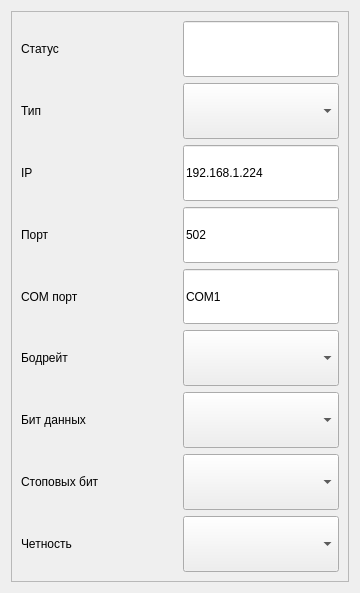
<?xml version="1.0" encoding="UTF-8"?>
<ui version="4.0">
 <class>fscpi_settings</class>
 <widget class="QWidget" name="fscpi_settings">
  <property name="geometry">
   <rect>
    <x>0</x>
    <y>0</y>
    <width>360</width>
    <height>593</height>
   </rect>
  </property>
  <property name="sizePolicy">
   <sizepolicy hsizetype="MinimumExpanding" vsizetype="MinimumExpanding">
    <horstretch>80</horstretch>
    <verstretch>45</verstretch>
   </sizepolicy>
  </property>
  <property name="minimumSize">
   <size>
    <width>200</width>
    <height>100</height>
   </size>
  </property>
  <property name="maximumSize">
   <size>
    <width>1000</width>
    <height>852</height>
   </size>
  </property>
  <property name="windowTitle">
   <string>Настройки</string>
  </property>
  <layout class="QGridLayout" name="gridLayout">
   <item row="0" column="0">
    <widget class="QScrollArea" name="scrollArea">
     <property name="widgetResizable">
      <bool>true</bool>
     </property>
     <widget class="QWidget" name="scrollAreaWidgetContents">
      <property name="geometry">
       <rect>
        <x>0</x>
        <y>0</y>
        <width>340</width>
        <height>573</height>
       </rect>
      </property>
      <layout class="QGridLayout" name="gridLayout_6">
       <item row="10" column="0" colspan="2">
        <layout class="QFormLayout" name="formLayout"/>
       </item>
       <item row="4" column="0">
        <widget class="QLabel" name="l_port">
         <property name="sizePolicy">
          <sizepolicy hsizetype="MinimumExpanding" vsizetype="MinimumExpanding">
           <horstretch>0</horstretch>
           <verstretch>0</verstretch>
          </sizepolicy>
         </property>
         <property name="minimumSize">
          <size>
           <width>100</width>
           <height>0</height>
          </size>
         </property>
         <property name="text">
          <string>Порт</string>
         </property>
        </widget>
       </item>
       <item row="5" column="1">
        <widget class="QLineEdit" name="le_com_port">
         <property name="enabled">
          <bool>true</bool>
         </property>
         <property name="sizePolicy">
          <sizepolicy hsizetype="MinimumExpanding" vsizetype="MinimumExpanding">
           <horstretch>0</horstretch>
           <verstretch>0</verstretch>
          </sizepolicy>
         </property>
         <property name="minimumSize">
          <size>
           <width>150</width>
           <height>0</height>
          </size>
         </property>
         <property name="text">
          <string>COM1</string>
         </property>
        </widget>
       </item>
       <item row="3" column="0">
        <widget class="QLabel" name="l_ip">
         <property name="sizePolicy">
          <sizepolicy hsizetype="MinimumExpanding" vsizetype="MinimumExpanding">
           <horstretch>0</horstretch>
           <verstretch>0</verstretch>
          </sizepolicy>
         </property>
         <property name="minimumSize">
          <size>
           <width>100</width>
           <height>0</height>
          </size>
         </property>
         <property name="text">
          <string>IP</string>
         </property>
        </widget>
       </item>
       <item row="2" column="0">
        <widget class="QLabel" name="label_21">
         <property name="sizePolicy">
          <sizepolicy hsizetype="MinimumExpanding" vsizetype="MinimumExpanding">
           <horstretch>0</horstretch>
           <verstretch>0</verstretch>
          </sizepolicy>
         </property>
         <property name="minimumSize">
          <size>
           <width>100</width>
           <height>0</height>
          </size>
         </property>
         <property name="text">
          <string>Тип</string>
         </property>
        </widget>
       </item>
       <item row="4" column="1">
        <widget class="QLineEdit" name="le_port">
         <property name="enabled">
          <bool>true</bool>
         </property>
         <property name="sizePolicy">
          <sizepolicy hsizetype="MinimumExpanding" vsizetype="MinimumExpanding">
           <horstretch>0</horstretch>
           <verstretch>0</verstretch>
          </sizepolicy>
         </property>
         <property name="minimumSize">
          <size>
           <width>150</width>
           <height>0</height>
          </size>
         </property>
         <property name="text">
          <string>502</string>
         </property>
        </widget>
       </item>
       <item row="3" column="1">
        <widget class="QLineEdit" name="le_ip">
         <property name="enabled">
          <bool>true</bool>
         </property>
         <property name="sizePolicy">
          <sizepolicy hsizetype="MinimumExpanding" vsizetype="MinimumExpanding">
           <horstretch>0</horstretch>
           <verstretch>0</verstretch>
          </sizepolicy>
         </property>
         <property name="minimumSize">
          <size>
           <width>150</width>
           <height>0</height>
          </size>
         </property>
         <property name="text">
          <string>192.168.1.224</string>
         </property>
        </widget>
       </item>
       <item row="9" column="0">
        <widget class="QLabel" name="l_parity">
         <property name="sizePolicy">
          <sizepolicy hsizetype="MinimumExpanding" vsizetype="MinimumExpanding">
           <horstretch>0</horstretch>
           <verstretch>0</verstretch>
          </sizepolicy>
         </property>
         <property name="minimumSize">
          <size>
           <width>100</width>
           <height>0</height>
          </size>
         </property>
         <property name="text">
          <string>Четность</string>
         </property>
        </widget>
       </item>
       <item row="0" column="0">
        <widget class="QLabel" name="label_19">
         <property name="sizePolicy">
          <sizepolicy hsizetype="MinimumExpanding" vsizetype="MinimumExpanding">
           <horstretch>0</horstretch>
           <verstretch>0</verstretch>
          </sizepolicy>
         </property>
         <property name="minimumSize">
          <size>
           <width>100</width>
           <height>0</height>
          </size>
         </property>
         <property name="text">
          <string>Статус</string>
         </property>
         <property name="wordWrap">
          <bool>true</bool>
         </property>
        </widget>
       </item>
       <item row="5" column="0">
        <widget class="QLabel" name="l_com_port">
         <property name="sizePolicy">
          <sizepolicy hsizetype="MinimumExpanding" vsizetype="MinimumExpanding">
           <horstretch>0</horstretch>
           <verstretch>0</verstretch>
          </sizepolicy>
         </property>
         <property name="minimumSize">
          <size>
           <width>100</width>
           <height>0</height>
          </size>
         </property>
         <property name="text">
          <string>COM порт</string>
         </property>
        </widget>
       </item>
       <item row="7" column="1">
        <widget class="QComboBox" name="cb_data_bits">
         <property name="sizePolicy">
          <sizepolicy hsizetype="MinimumExpanding" vsizetype="MinimumExpanding">
           <horstretch>0</horstretch>
           <verstretch>0</verstretch>
          </sizepolicy>
         </property>
         <property name="minimumSize">
          <size>
           <width>150</width>
           <height>0</height>
          </size>
         </property>
         <property name="currentText">
          <string/>
         </property>
        </widget>
       </item>
       <item row="9" column="1">
        <widget class="QComboBox" name="cb_parity">
         <property name="sizePolicy">
          <sizepolicy hsizetype="MinimumExpanding" vsizetype="MinimumExpanding">
           <horstretch>0</horstretch>
           <verstretch>0</verstretch>
          </sizepolicy>
         </property>
         <property name="minimumSize">
          <size>
           <width>150</width>
           <height>0</height>
          </size>
         </property>
         <property name="currentText">
          <string/>
         </property>
        </widget>
       </item>
       <item row="8" column="0">
        <widget class="QLabel" name="l_stop_bits">
         <property name="sizePolicy">
          <sizepolicy hsizetype="MinimumExpanding" vsizetype="MinimumExpanding">
           <horstretch>0</horstretch>
           <verstretch>0</verstretch>
          </sizepolicy>
         </property>
         <property name="minimumSize">
          <size>
           <width>100</width>
           <height>0</height>
          </size>
         </property>
         <property name="text">
          <string>Стоповых бит</string>
         </property>
        </widget>
       </item>
       <item row="0" column="1">
        <widget class="QLineEdit" name="le_state">
         <property name="enabled">
          <bool>true</bool>
         </property>
         <property name="sizePolicy">
          <sizepolicy hsizetype="MinimumExpanding" vsizetype="MinimumExpanding">
           <horstretch>0</horstretch>
           <verstretch>0</verstretch>
          </sizepolicy>
         </property>
         <property name="minimumSize">
          <size>
           <width>150</width>
           <height>0</height>
          </size>
         </property>
         <property name="text">
          <string/>
         </property>
         <property name="readOnly">
          <bool>true</bool>
         </property>
        </widget>
       </item>
       <item row="6" column="1">
        <widget class="QComboBox" name="cb_baudrate">
         <property name="sizePolicy">
          <sizepolicy hsizetype="MinimumExpanding" vsizetype="MinimumExpanding">
           <horstretch>0</horstretch>
           <verstretch>0</verstretch>
          </sizepolicy>
         </property>
         <property name="minimumSize">
          <size>
           <width>150</width>
           <height>0</height>
          </size>
         </property>
         <property name="currentText">
          <string/>
         </property>
        </widget>
       </item>
       <item row="2" column="1">
        <widget class="QComboBox" name="cb_connect_type">
         <property name="sizePolicy">
          <sizepolicy hsizetype="MinimumExpanding" vsizetype="MinimumExpanding">
           <horstretch>0</horstretch>
           <verstretch>0</verstretch>
          </sizepolicy>
         </property>
         <property name="minimumSize">
          <size>
           <width>150</width>
           <height>0</height>
          </size>
         </property>
         <property name="currentText">
          <string/>
         </property>
        </widget>
       </item>
       <item row="7" column="0">
        <widget class="QLabel" name="l_data_bits">
         <property name="sizePolicy">
          <sizepolicy hsizetype="MinimumExpanding" vsizetype="MinimumExpanding">
           <horstretch>0</horstretch>
           <verstretch>0</verstretch>
          </sizepolicy>
         </property>
         <property name="minimumSize">
          <size>
           <width>100</width>
           <height>0</height>
          </size>
         </property>
         <property name="text">
          <string>Бит данных</string>
         </property>
        </widget>
       </item>
       <item row="8" column="1">
        <widget class="QComboBox" name="cb_stop_bits">
         <property name="sizePolicy">
          <sizepolicy hsizetype="MinimumExpanding" vsizetype="MinimumExpanding">
           <horstretch>0</horstretch>
           <verstretch>0</verstretch>
          </sizepolicy>
         </property>
         <property name="minimumSize">
          <size>
           <width>150</width>
           <height>0</height>
          </size>
         </property>
         <property name="currentText">
          <string/>
         </property>
        </widget>
       </item>
       <item row="6" column="0">
        <widget class="QLabel" name="l_baudrate">
         <property name="sizePolicy">
          <sizepolicy hsizetype="MinimumExpanding" vsizetype="MinimumExpanding">
           <horstretch>0</horstretch>
           <verstretch>0</verstretch>
          </sizepolicy>
         </property>
         <property name="minimumSize">
          <size>
           <width>100</width>
           <height>0</height>
          </size>
         </property>
         <property name="text">
          <string>Бодрейт</string>
         </property>
        </widget>
       </item>
      </layout>
     </widget>
    </widget>
   </item>
  </layout>
 </widget>
 <resources/>
 <connections/>
</ui>
